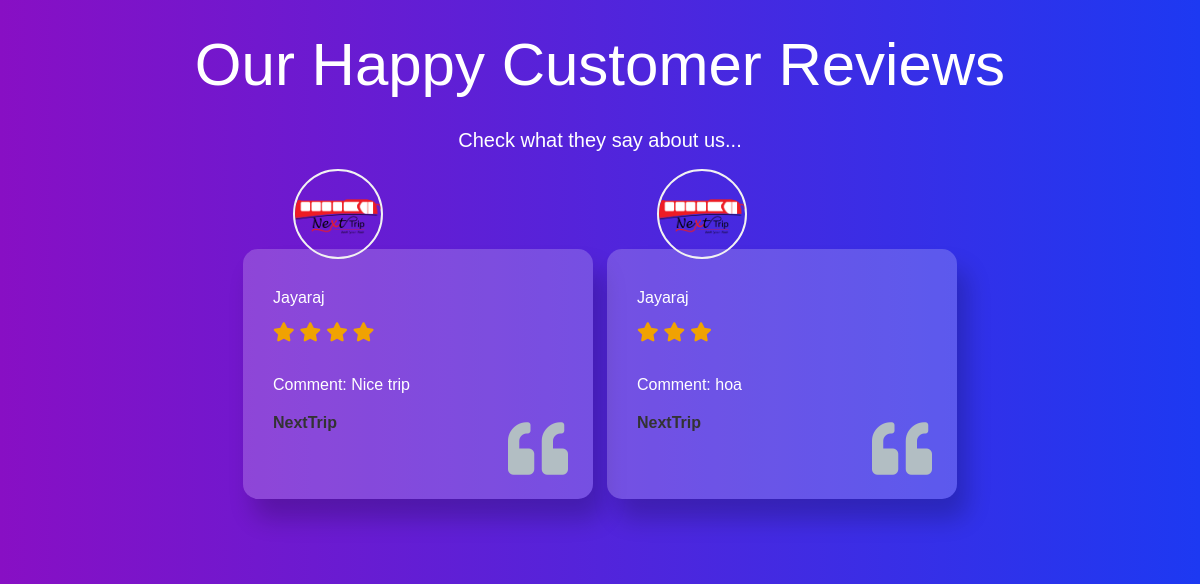
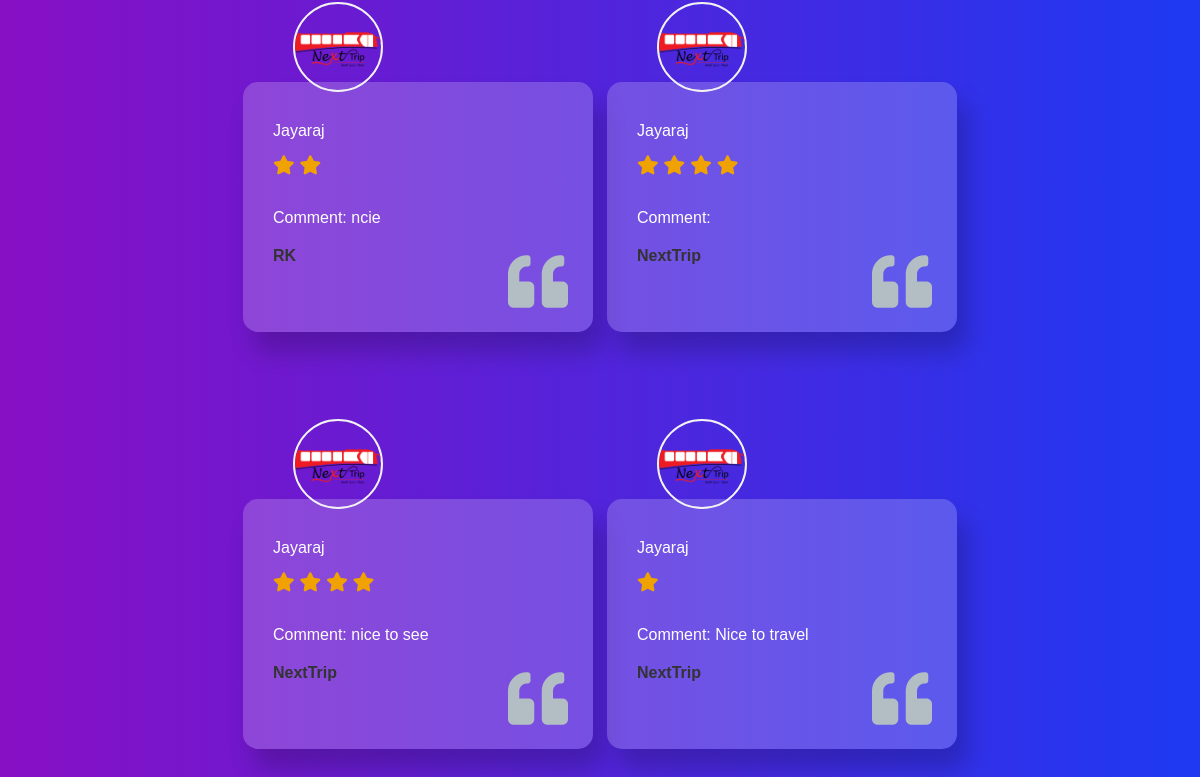
The page /reviews/bus/Jayaraj/ on the database as committed earlier (2 pictures, top to bottom).
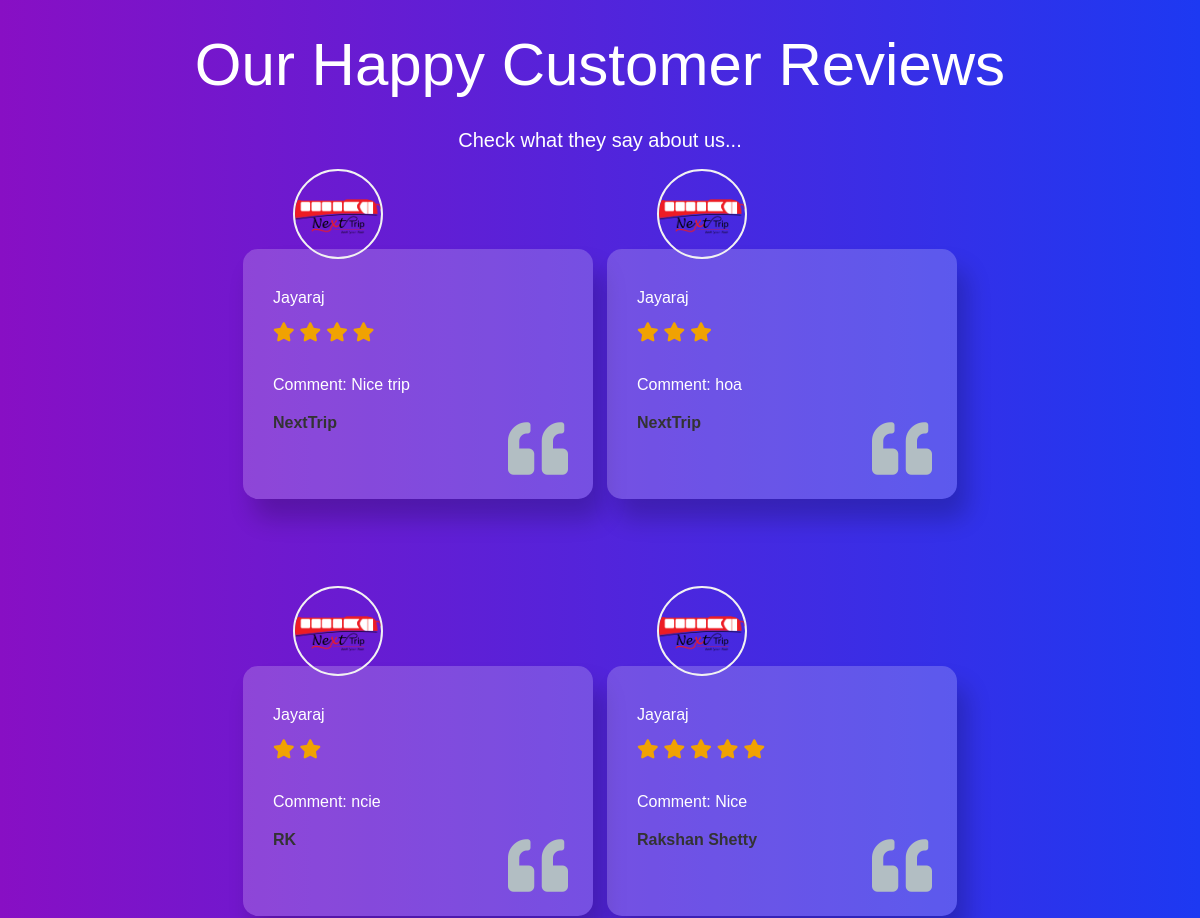
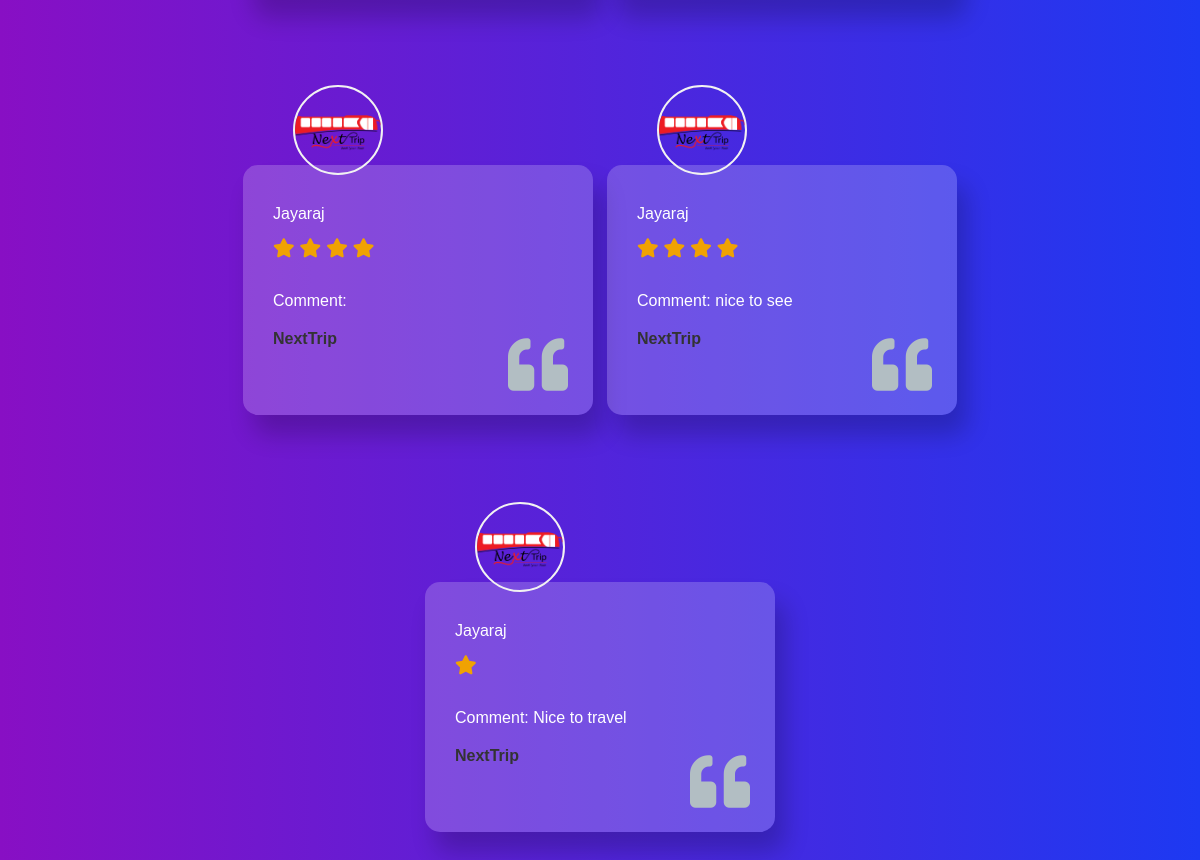
The same page on the database as committed later (2 pictures, top to bottom).
### reviews/models.py (models this page shows, shortened)
class Review(models.Model):
    bus = models.ForeignKey(Bus, on_delete=models.CASCADE)
    user = models.ForeignKey(User, on_delete=models.CASCADE)
    rating = models.IntegerField()  # Rating out of 5
    comment = models.TextField(blank=True)
    created_at = models.DateTimeField(auto_now_add=True)

### reviews/views.py (the view)
# urls.py: path('bus/<str:bus_name>/', views.bus_reviews, name='bus_reviews'),
def bus_reviews(request, bus_name):
    bus_reviews = Review.objects.filter(bus__name=bus_name)
    context = {'bus_reviews': bus_reviews, 'bus_name': bus_name}  # Pass bus_name to the context
    return render(request, 'reviews/particularbus.html', context)

### reviews/templates/reviews/particularbus.html (shortened to what this page needs)
{% load static %}
<!DOCTYPE html>
<html lang="en">
<head>
  <link rel="stylesheet" href="https://cdnjs.cloudflare.com/ajax/libs/font-awesome/4.7.0/css/font-awesome.min.css">
  <link rel="stylesheet" href="https://cdnjs.cloudflare.com/ajax/libs/font-awesome/5.15.4/css/all.min.css">
</head>
<body>
  <div class="wrapper">
    <h1>Our Happy Customer Reviews</h1>
    <h5>Check what they say about us...</h5>
    <div class="cards">
      {% for review in bus_reviews %}
      <div class="card">
        <img src="{% static 'loginpage/Next Trip black.png' %}" alt="bus img">
        <p>{{ bus_name }}</p>
        <div class="rating">
          {% for _ in "x"|rjust:review.rating %}
          <i class="fas fa-star" id="star"></i>
          {% endfor %}
        </div>
        <p class="comment">Comment: {{ review.comment }}</p>
        <h4 class="user"><p>{{ review.user }}</p> </h4>
        <i class="fa fa-quote-left" id="quote"></i>
      </div>
      {% empty %}
      <p>No reviews found for this bus.</p>
      {% endfor %}
    </div>
  </div>

Rows that differ between the two databases and show on the page:
added Review: bus_name "Jayaraj", rating 5 (drawn), comment "Nice", user "Rakshan Shetty"
